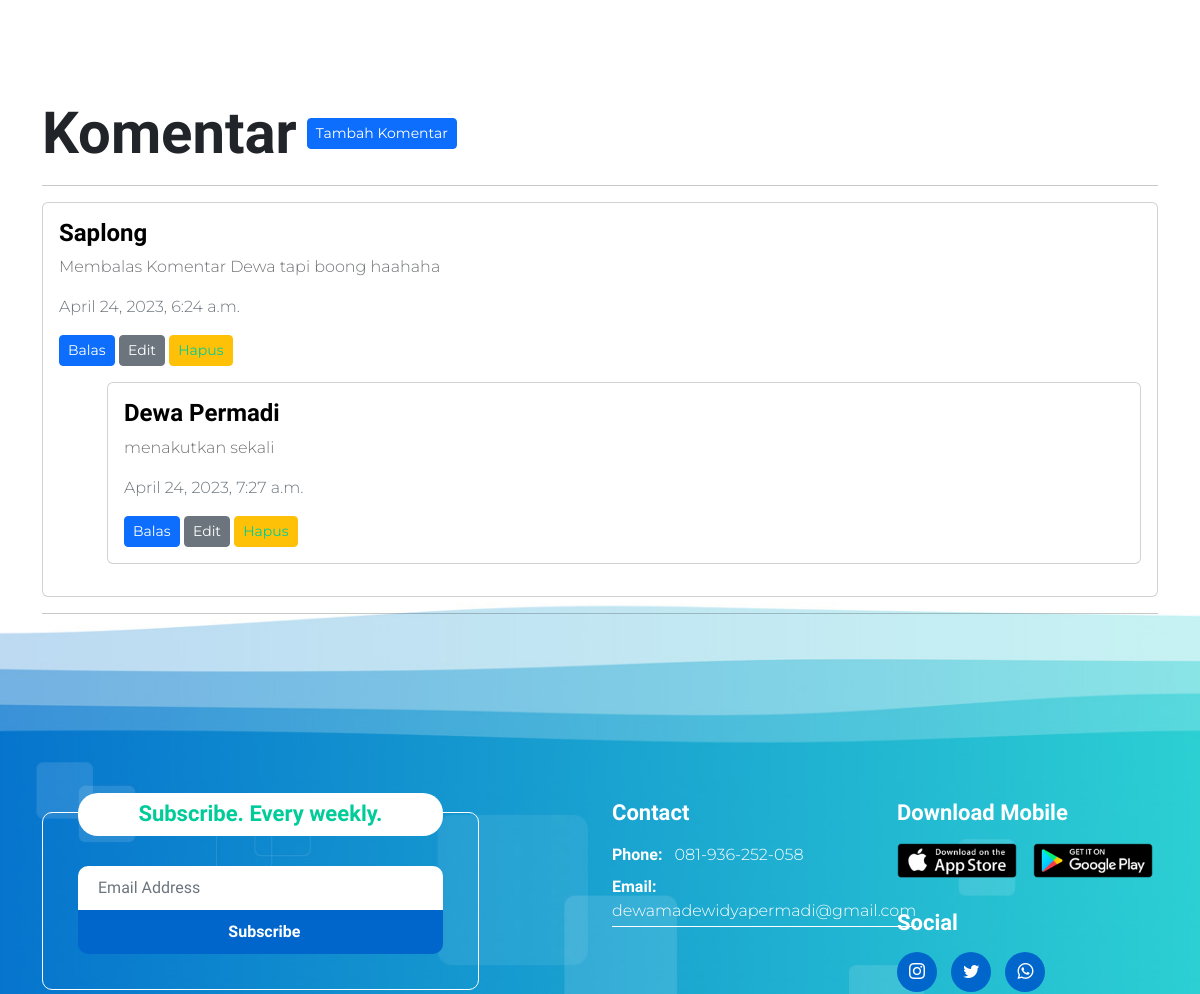
Before: / (middle part) with the older database file.
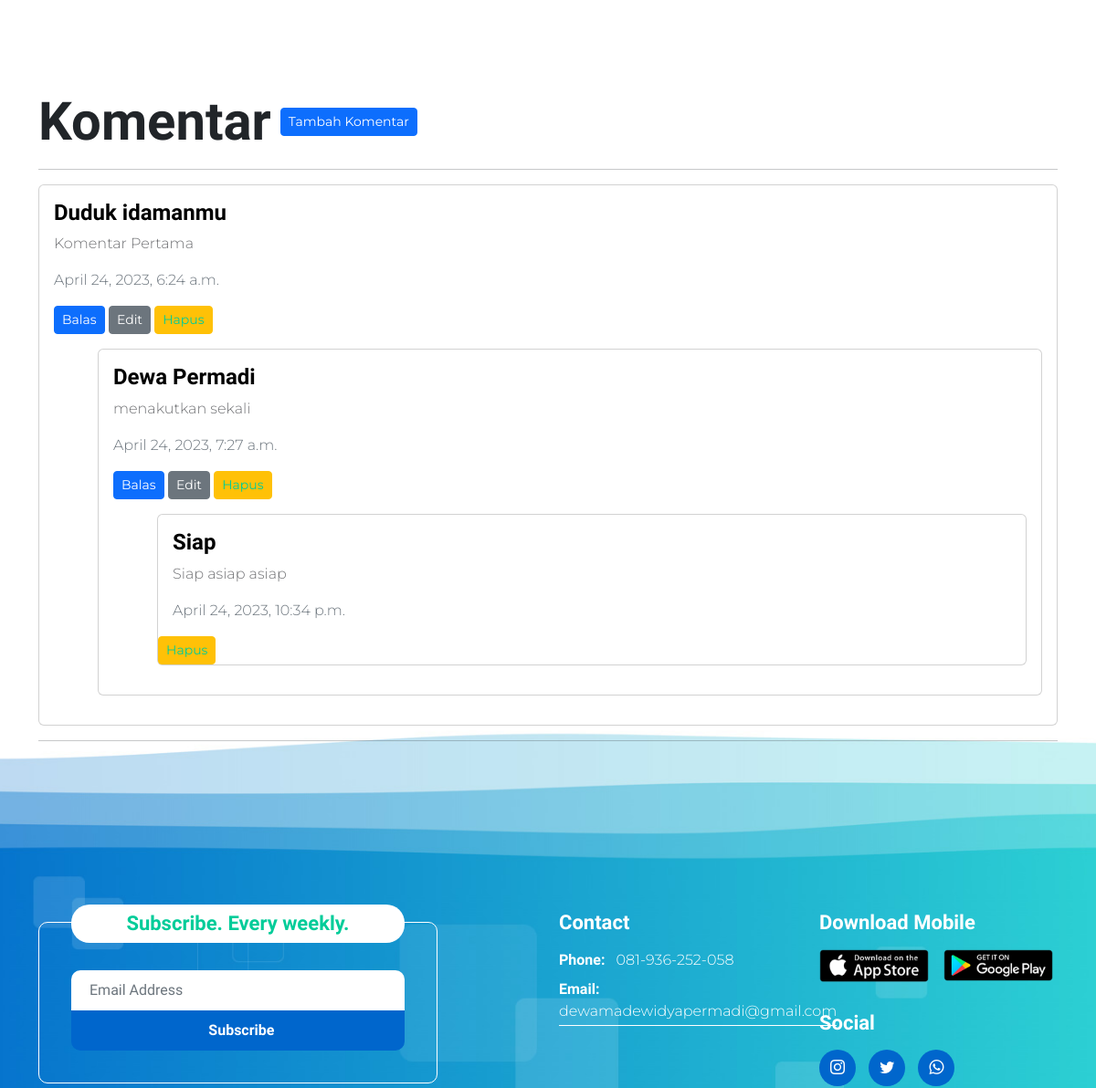
After: the same page with the newer database file.
### myapp/models.py (models this page shows, shortened)
class Komentar(models.Model):
    nama = models.CharField(max_length=100)
    isi_komentar = models.TextField()
    tanggal_dibuat = models.DateTimeField(auto_now_add=True)
    parent = models.ForeignKey('self', null=True, blank=True, on_delete=models.CASCADE, related_name='balasan')

### myapp/views.py (the view)
# urls.py: path('', views.index, name="halaman_awal"),
def index(request, komentar_id=None):
    betara_list = Betara.objects.all() # sama dengan betara_list = Betara.objects.raw('SELECT * FROM food_item')
    if request.method == 'POST':
        form = KomentarForm(request.POST)
        if form.is_valid():
            parent_komentar = None
            if komentar_id:
                parent_komentar = get_object_or_404(Komentar, id=komentar_id)
            form.save(parent_komentar)
            return HttpResponseRedirect('/')
    else:
        form = KomentarForm()
    komentar = Komentar.objects.filter(parent__isnull=True)
    context = {'komentar': komentar, 'form': form, 'betara_list': betara_list}
    return render(request, 'satria/index.html', context)

### myapp/forms.py
class KomentarForm(forms.ModelForm):
    class Meta:
        model = Komentar
        fields = ['nama', 'isi_komentar', 'parent']
        widgets = {
            'nama': forms.TextInput(attrs={'class': 'form-control'}),
            'isi_komentar': forms.Textarea(attrs={'class': 'form-control'}),
            'parent': forms.HiddenInput(),
        }

### myapp/templates/satria/index.html (shortened to what this page needs)
{% load static %}
<!DOCTYPE html>
<html lang="en">
<head>
    <link rel="stylesheet" href="{% static 'css/bs.css' %}" />
    <link rel="stylesheet" href="{% static 'css/bootstrap-icons.css' %}" />
    <link rel="stylesheet" href="{% static 'css/owl.carousel.min.css' %}" />
    <link rel="stylesheet" href="{% static 'css/owl.theme.default.min.css' %}" />
    <link rel="stylesheet" href="{% static 'css/templatemo-pod-talk.css' %}"/>
</head>
<body>
    <main>
        {% include "satria/komentar.html" %}
    </main>
    <footer class="site-footer">{% include "satria/footer.html" %}</footer>
</body>
</html>

### myapp/templates/satria/komentar.html (shortened to what the changed rows need)
{% load static %}
<section class="topics-section section-padding pb-0" id="komentar">
    <div class="container">
        <div class="row">
            <div class="col-md-12">
                <div style="display: flex; justify-content: flex-start; align-items: center;">
                    <h1 style="margin: 0; margin-right: 10px">Komentar</h1>
                </div>
                {% if komentar %} {% for k in komentar %}
                <div class="card my-3">
                    <div class="card-body">
                        <h5 class="card-title">{{ k.nama }}</h5>
                        <p class="card-text">{{ k.isi_komentar }}</p>
                        <p class="card-text text-muted">{{ k.tanggal_dibuat }}</p>
                        <button type="button" class="btn btn-sm btn-primary" data-bs-toggle="modal"
                            data-bs-target="#modalBalas{{ k.id }}">
                            Balas
                        </button>
                        <button type="button" class="btn btn-sm btn-secondary" data-bs-toggle="modal"
                            data-bs-target="#modalEdit{{ k.id }}">
                            Edit
                        </button>
                        <button type="button" class="text-black btn btn-sm btn-warning">
                            <a href="{% url 'delete_komentar' k.id %}"
                                onclick="return confirm('Apakah Anda yakin akan menghapus data ini?')">Hapus</a>
                        </button>
                        {% if k.balasan.all %}
                        {% for b in k.balasan.all %}
                        <div class="card my-3 ms-5">
                            <div class="card-body">
                                <h5 class="card-title">{{ b.nama }}</h5>
                                <p class="card-text">{{ b.isi_komentar }}</p>
                                <p class="card-text text-muted">{{ b.tanggal_dibuat }}</p>
                                <button type="button" class="btn btn-sm btn-primary" data-bs-toggle="modal"
                                    data-bs-target="#modalBalas{{ b.id }}">
                                    Balas
                                </button>
                                <button type="button" class="btn btn-sm btn-secondary" data-bs-toggle="modal"
                                    data-bs-target="#modalEdit{{ b.id }}">
                                    Edit
                                </button>
                                <button type="button" class="text-black btn btn-sm btn-warning">
                                    <a href="{% url 'delete_komentar' b.id %}"
                                        onclick="return confirm('Apakah Anda yakin akan menghapus data ini?')">Hapus</a>
                                </button>
                                {% if b.balasan.all %}
                                {% for bb in b.balasan.all %}
                                <div class="card my-3 ms-5">
                                    <div class="card-body">
                                        <h5 class="card-title">{{ bb.nama }}</h5>
                                        <p class="card-text">{{ bb.isi_komentar }}</p>
                                        <p class="card-text text-muted">{{ bb.tanggal_dibuat }}</p>
                                    </div>
                                    <div>
                                        <button type="button" class="text-black btn btn-sm btn-warning">
                                            <a href="{% url 'delete_komentar' bb.id %}"
                                                onclick="return confirm('Apakah Anda yakin akan menghapus data ini?')">Hapus</a>
                                        </button>
                                    </div>
                                </div>
                                {% endfor %}
                                {% endif %}
                            </div>
                        </div>
                        {% endfor %}
                        {% endif %}
                    </div>
                </div>
                {% endfor %} {% else %}
                <p>Tidak ada komentar</p>
                {% endif %}
            </div>
        </div>
    </div>
</section>

Changed rows visible on the page:
changed Komentar: nama "Saplong" → "Duduk idamanmu"; isi_komentar "Membalas Komentar Dewa tapi boong haahaha" → "Komentar Pertama"
added Komentar: nama "Siap", isi_komentar "Siap asiap asiap", tanggal_dibuat "April 24, 2023, 10:34 p.m.", shown under "Dewa Permadi"
